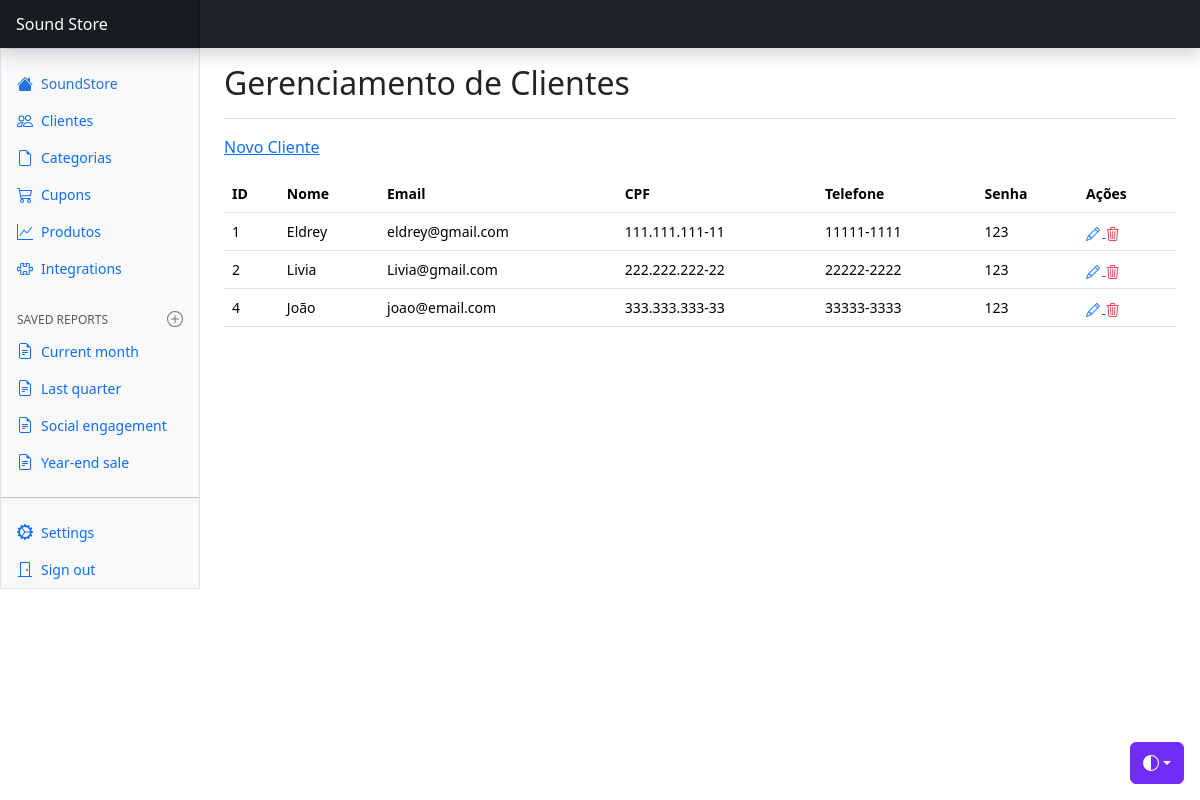
The page /views/cliente/index.php on the database its author committed.
### tables this page shows
CREATE TABLE `clientes` (
  `id` int(11) NOT NULL,
  `nome` varchar(100) DEFAULT NULL,
  `email` varchar(100) DEFAULT NULL,
  `cpf` varchar(14) DEFAULT NULL,
  `telefone` varchar(20) DEFAULT NULL,
  `senha` varchar(100) DEFAULT NULL
);

### config/BD.php (called while the page is built)
<?php
    class BD {
        public static function getConexao() {
            $conn = new PDO(
                "mysql:host=localhost;dbname=soundstore_bd",
                "root",
                ""
            );
            return $conn;
        }
    }

### model/dao/ClienteDAO.php (called while the page is built, shortened)
<?php
    class ClienteDAO {
        public function read() {
            try {
                $query = BD::getConexao()->prepare("SELECT * FROM clientes");
                if(!$query->execute()) {
                    print_r($query->errorInfo());
                }
                $listaClientes = array();
                foreach($query->fetchAll(PDO::FETCH_ASSOC) as $linha) {
                    $cliente = new Cliente();
                    $cliente->setId($linha['id']);
                    $cliente->setNome($linha['nome']);
                    $cliente->setEmail($linha['email']);
                    $cliente->setCpf($linha['cpf']);
                    $cliente->setTelefone($linha['telefone']);
                    $cliente->setSenha($linha['senha']);
                    array_push($listaClientes, $cliente);
                }
                return $listaClientes;
            }
            catch(PDOException $e) {
                echo "Erro #2: " . $e->getMessage();
            }
        }
    }

### model/bean/Cliente.php (called while the page is built)
<?php
    class Cliente {
        private $id;
        private $nome;
        private $email;
        private $cpf;
        private $telefone;
        private $senha;
        public function getId() {
            return $this->id;
        }
        public function setId($id) {
            $this->id = $id;
        }
        public function getNome() {
            return $this->nome;
        }
        public function setNome($nome) {
            $this->nome = $nome;
        }
        public function getEmail() {
            return $this->email;
        }
        public function setEmail($email) {
            $this->email = $email;
        }
        public function getCpf() {
            return $this->cpf;
        }
        public function setCpf($cpf) {
            $this->cpf = $cpf;
        }
        public function getTelefone() {
            return $this->telefone;
        }
        public function setTelefone($telefone) {
            $this->telefone = $telefone;
        }
        public function getSenha() {
            return $this->senha;
        }
        public function setSenha($senha) {
            $this->senha = $senha;
        }
    }

### views/cliente/index.php (the view, shortened to what this page needs)
<?php
    $dao = new ClienteDAO();
?>
<!doctype html>
<html lang="en" data-bs-theme="auto">
  <head>
    <link href="../../css/bootstrap.min.css" rel="stylesheet" />
    <link rel="stylesheet" href="https://cdn.jsdelivr.net/npm/bootstrap-icons@1.13.1/font/bootstrap-icons.min.css">
    <link href="../../css/dashboard.css" rel="stylesheet" />
  </head>
  <body>
    <div
      class="dropdown position-fixed bottom-0 end-0 mb-3 me-3 bd-mode-toggle"
    >
      <button
        class="btn btn-bd-primary py-2 dropdown-toggle d-flex align-items-center"
        id="bd-theme"
        type="button"
        aria-expanded="false"
        data-bs-toggle="dropdown"
        aria-label="Toggle theme (auto)"
      >
        <svg class="bi my-1 theme-icon-active" aria-hidden="true">
          <use href="#circle-half"></use>
        </svg>
      </button>
    </div>
    <header
      class="navbar sticky-top bg-dark flex-md-nowrap p-0 shadow"
      data-bs-theme="dark"
    >
      <a
        class="navbar-brand col-md-3 col-lg-2 me-0 px-3 fs-6 text-white"
        href="../home"
        >Sound Store</a
      >
    </header>
    <div class="container-fluid">
      <div class="row">
        <div
          class="sidebar border border-right col-md-3 col-lg-2 p-0 bg-body-tertiary"
        >
          <div
            class="offcanvas-md offcanvas-end bg-body-tertiary"
            tabindex="-1"
            id="sidebarMenu"
            aria-labelledby="sidebarMenuLabel"
          >
            <?php include "../menu/navbar.php" ?>
          </div>
        </div>
        <main class="col-md-9 ms-sm-auto col-lg-10 px-md-4">
          <div
            class="d-flex justify-content-between flex-wrap flex-md-nowrap align-items-center pt-3 pb-2 mb-3 border-bottom"
          >
            <h1 class="h2">Gerenciamento de Clientes</h1>
          </div>
          <p>
            <a href="create.php">Novo Cliente</a>
          </p>
          <div class="table-responsive small">
            <table class="table table-hover">
                <tr>
                    <th>ID</th>
                    <th>Nome</th>
                    <th>Email</th>
                    <th>CPF</th>
                    <th>Telefone</th>
                    <th>Senha</th>
                    <th>Ações</th>
                </tr>
                <?php foreach($dao->read() as $cliente) : ?>
                    <tr>
                        <td><?= $cliente->getId() ?></td>
                        <td><?= $cliente->getNome() ?></td>
                        <td><?= $cliente->getEmail() ?></td>
                        <td><?= $cliente->getCpf() ?></td>
                        <td><?= $cliente->getTelefone() ?></td>
                        <td><?= $cliente->getSenha() ?></td>
                        <td>
                          <a title="Editar" href="edit.php?id=<?= $cliente->getId() ?>">
                            <i class="bi bi-pencil"></i>
                          </a>
                          <a title="Excluir" class="link-danger" href="destroy.php?id=<?= $cliente->getId() ?>">
                            <i class="bi bi-trash3"></i>
                          </a>
                        </td>
                    </tr>
                <?php endforeach ?>
            </table>
          </div>
        </main>
      </div>
    </div>
  </body>
</html>

### views/menu/navbar.php
<div class="offcanvas-body d-md-flex flex-column p-0 pt-lg-3 overflow-y-auto">
    <ul class="nav flex-column">
    <li class="nav-item">
        <a
        class="nav-link d-flex align-items-center gap-2 active"
        aria-current="page"
        href="../home"
        >
        <svg class="bi" aria-hidden="true">
            <use xlink:href="#house-fill"></use>
        </svg>
            SoundStore
        </a>
    </li>
    <li class="nav-item">
        <a class="nav-link d-flex align-items-center gap-2" href="../cliente">
        <svg class="bi" aria-hidden="true">
            <use xlink:href="#people"></use>
        </svg>
        Clientes
        </a>
    </li>
    <li class="nav-item">
        <a class="nav-link d-flex align-items-center gap-2" href="../categoria">
        <svg class="bi" aria-hidden="true">
            <use xlink:href="#file-earmark"></use>
        </svg>
        Categorias
        </a>
    </li>
    <li class="nav-item">
        <a class="nav-link d-flex align-items-center gap-2" href="../cupons">
        <svg class="bi" aria-hidden="true">
            <use xlink:href="#cart"></use>
        </svg>
        Cupons
        </a>
    </li>
    <li class="nav-item">
        <a class="nav-link d-flex align-items-center gap-2" href="../produtos">
        <svg class="bi" aria-hidden="true">
            <use xlink:href="#graph-up"></use>
        </svg>
        Produtos
        </a>
    </li>
    <li class="nav-item">
        <a class="nav-link d-flex align-items-center gap-2" href="#">
        <svg class="bi" aria-hidden="true">
            <use xlink:href="#puzzle"></use>
        </svg>
        Integrations
        </a>
    </li>
    </ul>
    <h6
    class="sidebar-heading d-flex justify-content-between align-items-center px-3 mt-4 mb-1 text-body-secondary text-uppercase"
    >
    <span>Saved reports</span>
    <a
        class="link-secondary"
        href="#"
        aria-label="Add a new report"
    >
        <svg class="bi" aria-hidden="true">
        <use xlink:href="#plus-circle"></use>
        </svg>
    </a>
    </h6>
    <ul class="nav flex-column mb-auto">
    <li class="nav-item">
        <a class="nav-link d-flex align-items-center gap-2" href="#">
        <svg class="bi" aria-hidden="true">
            <use xlink:href="#file-earmark-text"></use>
        </svg>
        Current month
        </a>
    </li>
    <li class="nav-item">
        <a class="nav-link d-flex align-items-center gap-2" href="#">
        <svg class="bi" aria-hidden="true">
            <use xlink:href="#file-earmark-text"></use>
        </svg>
        Last quarter
        </a>
    </li>
    <li class="nav-item">
        <a class="nav-link d-flex align-items-center gap-2" href="#">
        <svg class="bi" aria-hidden="true">
            <use xlink:href="#file-earmark-text"></use>
        </svg>
        Social engagement
        </a>
    </li>
    <li class="nav-item">
        <a class="nav-link d-flex align-items-center gap-2" href="#">
        <svg class="bi" aria-hidden="true">
            <use xlink:href="#file-earmark-text"></use>
        </svg>
        Year-end sale
        </a>
    </li>
    </ul>
    <hr class="my-3" />
    <ul class="nav flex-column mb-auto">
    <li class="nav-item">
        <a class="nav-link d-flex align-items-center gap-2" href="#">
        <svg class="bi" aria-hidden="true">
            <use xlink:href="#gear-wide-connected"></use>
        </svg>
        Settings
        </a>
    </li>
    <li class="nav-item">
        <a class="nav-link d-flex align-items-center gap-2" href="#">
        <svg class="bi" aria-hidden="true">
            <use xlink:href="#door-closed"></use>
        </svg>
        Sign out
        </a>
    </li>
    </ul>
</div>

### css/dashboard.css (style rules this page uses)
.bi { display: inline-block; width: 1rem; height: 1rem; }
.sidebar .nav-link { font-size: .875rem; font-weight: 500; }
.sidebar .nav-link.active { color: #2470dc; }
.sidebar-heading { font-size: .75rem; }
.navbar-brand { padding-top: .75rem; padding-bottom: .75rem; background-color: rgba(0, 0, 0, .25); box-shadow: inset -1px 0 0 rgba(0, 0, 0, .25); }

### views/cliente/index.php (style rules this page uses)
.bi { vertical-align: -0.125em; fill: currentColor; }
.btn-bd-primary { --bd-violet-bg: #712cf9; --bd-violet-rgb: 112.520718, 44.062154, 249.437846; --bs-btn-font-weight: 600; --bs-btn-color: var(--bs-white); --bs-btn-bg: var(--bd-violet-bg); --bs-btn-border-color: var(--bd-violet-bg); --bs-btn-hover-color: var(--bs-white); --bs-btn-hover-bg: #6528e0; --bs-btn-hover-border-color: #6528e0; --bs-btn-focus-shadow-rgb: var(--bd-violet-rgb); --bs-btn-active-color: var(--bs-btn-hover-color); --bs-btn-active-bg: #5a23c8; --bs-btn-active-border-color: #5a23c8; }
.bd-mode-toggle { z-index: 1500; }
.bd-mode-toggle .bi { width: 1em; height: 1em; }

### rows shown on the page
clientes: id "1", nome "Eldrey", email "eldrey@gmail.com", cpf "111.111.111-11", telefone "11111-1111", senha "123"
clientes: id "2", nome "Livia", email "Livia@gmail.com", cpf "222.222.222-22", telefone "22222-2222", senha "123"
clientes: id "4", nome "João", email "joao@email.com", cpf "333.333.333-33", telefone "33333-3333", senha "123"
